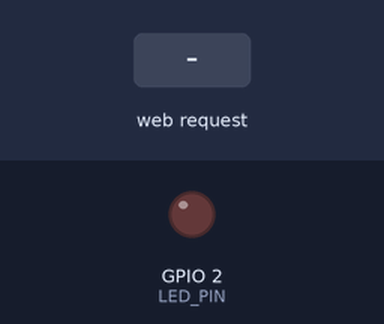
Bench run of a program on a simulated ESP32. Shown: output pins drawn as LEDs (lit = HIGH). The test bench sets the inputs (shaded band). WiFi joins after 1.5 s; servers stay silent unless stated; what the program prints to the serial monitor is not drawn.

Above: at 2.7 s.
2.8 s: HTTP request GET /on received
At 4.0 s:
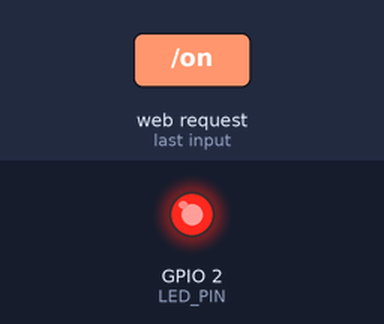
4.3 s: HTTP request GET /off received
At 5.2 s:
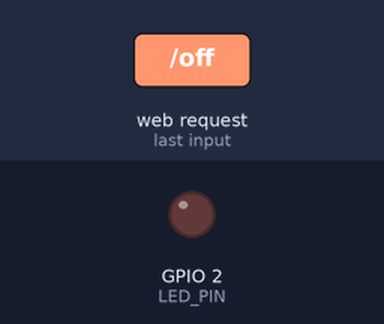
5.8 s: HTTP request GET /toggle received
At 6.3 s:
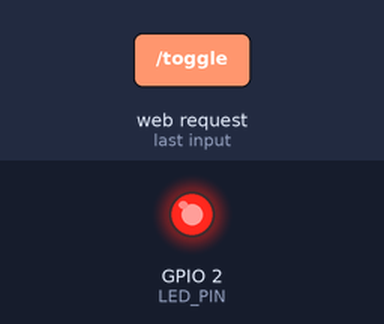
Timing chart, 0 to 8.8 s (numbered marks = the images above; inputs shaded):
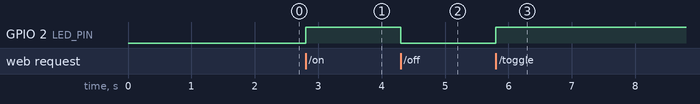

Measured:
- after the input at 2.8 s, GPIO 2 (LED_PIN): LOW → HIGH at once
- after the input at 4.3 s, GPIO 2 (LED_PIN): HIGH → LOW at once
- after the input at 5.8 s, GPIO 2 (LED_PIN): LOW → HIGH at once

The program:

main.cpp
```cpp
#include <Arduino.h>
#include <WiFi.h>
#include <WebServer.h>

constexpr uint8_t LED_PIN = 2;

const char* WIFI_SSID = "Wokwi-GUEST";
const char* WIFI_PASSWORD = "";

WebServer server(80);

bool ledState = false;

String buildWebPage() {
    String state = ledState ? "ON" : "OFF";

    String html = R"rawliteral(
<!DOCTYPE html>
<html lang="en">
<head>
    <meta charset="UTF-8">
    <meta name="viewport" content="width=device-width, initial-scale=1.0">
    <title>ESP32 LED Control</title>
    <style>
        body {
            font-family: Arial, sans-serif;
            background: #f3f4f6;
            display: flex;
            justify-content: center;
            align-items: center;
            min-height: 100vh;
            margin: 0;
        }
        .card {
            width: min(90%, 420px);
            background: white;
            padding: 32px;
            border-radius: 18px;
            box-shadow: 0 8px 30px rgba(0, 0, 0, 0.10);
            text-align: center;
        }
        h1 { margin-top: 0; }
        .state {
            font-size: 24px;
            font-weight: bold;
            margin: 24px 0;
        }
        button {
            border: none;
            border-radius: 10px;
            padding: 14px 24px;
            margin: 5px;
            font-size: 16px;
            cursor: pointer;
        }
        .on { background: #22c55e; color: white; }
        .off { background: #ef4444; color: white; }
        .toggle { background: #374151; color: white; }
    </style>
</head>
<body>
    <div class="card">
        <h1>ESP32 LED Control</h1>
        <div class="state">LED: %STATE%</div>
        <a href="/on"><button class="on">ON</button></a>
        <a href="/off"><button class="off">OFF</button></a>
        <a href="/toggle"><button class="toggle">TOGGLE</button></a>
    </div>
</body>
</html>
)rawliteral";

    html.replace("%STATE%", state);
    return html;
}

void handleRoot() {
    server.send(200, "text/html", buildWebPage());
}

void handleOn() {
    ledState = true;
    digitalWrite(LED_PIN, HIGH);
    server.sendHeader("Location", "/");
    server.send(303, "text/plain", "");
}

void handleOff() {
    ledState = false;
    digitalWrite(LED_PIN, LOW);
    server.sendHeader("Location", "/");
    server.send(303, "text/plain", "");
}

void handleToggle() {
    ledState = !ledState;
    digitalWrite(LED_PIN, ledState ? HIGH : LOW);
    server.sendHeader("Location", "/");
    server.send(303, "text/plain", "");
}

void handleNotFound() {
    server.send(404, "text/plain", "404 - Not Found");
}

void connectWiFi() {
    Serial.println();
    Serial.print("Connecting to WiFi: ");
    Serial.println(WIFI_SSID);

    WiFi.mode(WIFI_STA);
    WiFi.begin(WIFI_SSID, WIFI_PASSWORD, 6);

    const uint32_t start = millis();
    while (WiFi.status() != WL_CONNECTED && millis() - start < 20000) {
        delay(500);
        Serial.print(".");
    }
    Serial.println();

    if (WiFi.status() == WL_CONNECTED) {
        Serial.println("WiFi connected!");
        Serial.print("IP address: ");
        Serial.println(WiFi.localIP());
    } else {
        Serial.println("WiFi NOT connected (check Wokwi-GUEST / channel 6).");
    }
}

void setup() {
    Serial.begin(115200);

    pinMode(LED_PIN, OUTPUT);
    digitalWrite(LED_PIN, LOW);

    connectWiFi();

    server.on("/", HTTP_GET, handleRoot);
    server.on("/on", HTTP_GET, handleOn);
    server.on("/off", HTTP_GET, handleOff);
    server.on("/toggle", HTTP_GET, handleToggle);
    server.onNotFound(handleNotFound);

    server.begin();

    Serial.println("HTTP server started!");
    Serial.println("Wokwi: http://localhost:8888");
}

void loop() {
    server.handleClient();
    delay(2);
}
```
